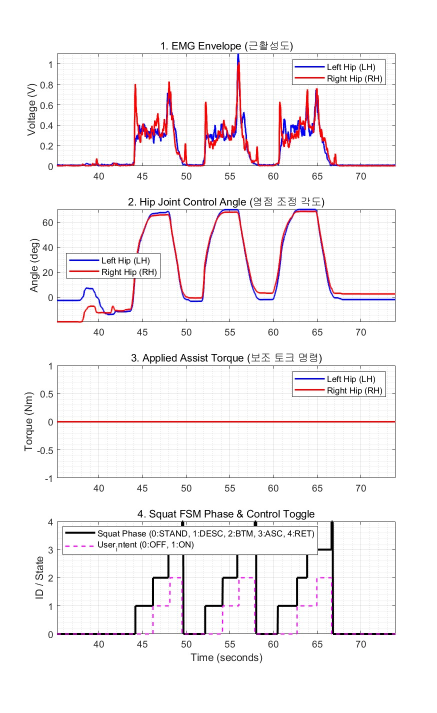
#> input picture HARfinal/PythonDecoder/notorque.jpg, 874 x 1425 px, found by its file name (shown at 1/2 size)
$ python merge_3plots.py
#> lines starting #> are read from the running program, lines starting #| are printed output that depends on the picture
"""
세 condition 의 plot 이미지를 라벨과 함께 가로로 병합.
출력: merged_conditions.png
"""

from PIL import Image, ImageDraw, ImageFont
import os

# 입력 ───────────────────────────────────────────────────────────
BASE = r"D:\HARfinal2\HARfinal\PythonDecoder"
IMG_PATHS = [
    os.path.join(BASE, "notorque.jpg"),
    os.path.join(BASE, "16B.jpg"),
    os.path.join(BASE, "16E.jpg"),
]
LABELS = [
    "No Torque",
    "max Torque = 6",
    "max Torque = 10",
]
OUT_PATH = os.path.join(BASE, "merged_conditions.png")

# 설정 ───────────────────────────────────────────────────────────
LABEL_HEIGHT = 80
LABEL_BG = (30, 60, 110)
LABEL_FG = (255, 255, 255)
GAP = 12
BG = (255, 255, 255)
FONT_SIZE = 48

def get_font(size):
#> called with size = 48
    for name in [
        "C:/Windows/Fonts/malgun.ttf",
        "C:/Windows/Fonts/arial.ttf",
        "C:/Windows/Fonts/calibri.ttf",
    ]:
        if os.path.exists(name):
            return ImageFont.truetype(name, size)
    return ImageFont.load_default()

font = get_font(FONT_SIZE)

# 이미지 로드 + 같은 높이로 정규화 ───────────────────────────────
images = [Image.open(p).convert("RGB") for p in IMG_PATHS]
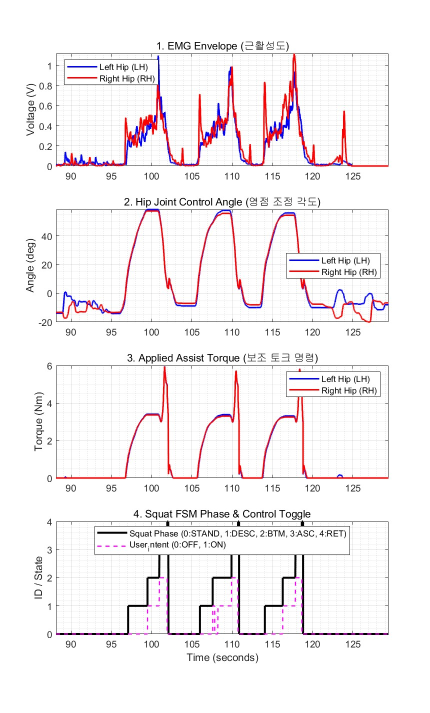
#> input picture HARfinal/PythonDecoder/16B.jpg, 859 x 1425 px, found by its file name (shown at 1/2 size)
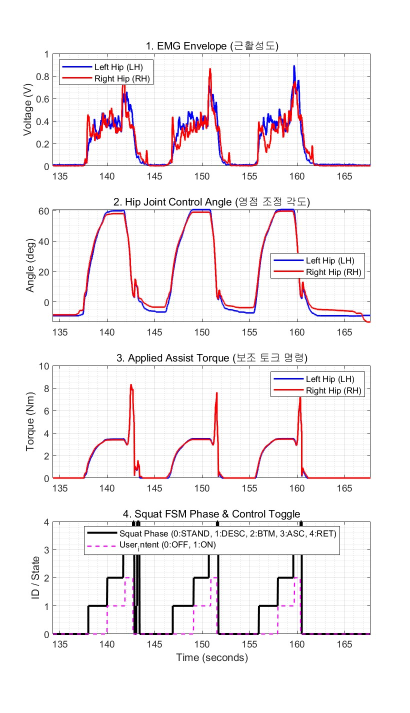
#> input picture HARfinal/PythonDecoder/16E.jpg, 819 x 1425 px, found by its file name (shown at 1/2 size)
#> images = 3 items
target_h = max(im.height for im in images)
#> target_h = 1425
resized = []
for im in images:
    if im.height != target_h:
        ratio = target_h / im.height
        new_w = int(im.width * ratio)
        im = im.resize((new_w, target_h), Image.LANCZOS)
    resized.append(im)
#> this loop made 3 passes
#> after the loop, resized = 3 items

# 캔버스 ─────────────────────────────────────────────────────────
total_w = sum(im.width for im in resized) + GAP * (len(resized) - 1)
#> total_w = 2576
total_h = LABEL_HEIGHT + target_h
#> total_h = 1505
canvas = Image.new("RGB", (total_w, total_h), BG)
#> canvas: PIL image 2576x1505 RGB; every value is 255
draw = ImageDraw.Draw(canvas)

x_offset = 0
for im, label in zip(resized, LABELS):
    draw.rectangle(
        [x_offset, 0, x_offset + im.width, LABEL_HEIGHT],
        fill=LABEL_BG
    )
    bbox = draw.textbbox((0, 0), label, font=font)
    text_w = bbox[2] - bbox[0]
    text_h = bbox[3] - bbox[1]
    tx = x_offset + (im.width - text_w) // 2
    ty = (LABEL_HEIGHT - text_h) // 2 - bbox[1]
    draw.text((tx, ty), label, fill=LABEL_FG, font=font)
    canvas.paste(im, (x_offset, LABEL_HEIGHT))
    x_offset += im.width + GAP
#> this loop made 3 passes
#> (label, bbox, text_w, tx, x_offset) on passes 1 to 3: ('No Torque', (0, 2, 49, 12), 49, 412, 886), ('max Torque = 6', (0, 2, 71, 12), 71, 1280, 1757), ('max Torque = 10', (0, 2, 77, 12), 77, 2128, 2588)
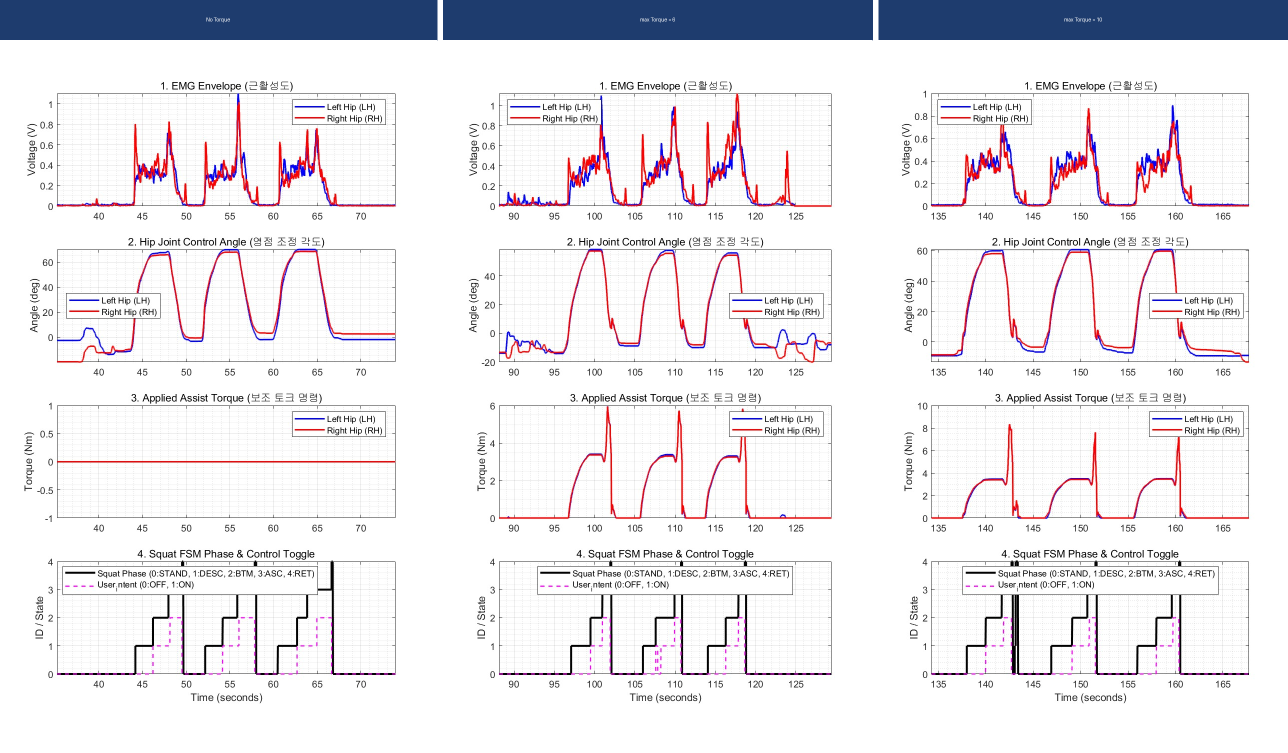
#> canvas: PIL image 2576x1505 RGB (shown at 1/2 size); mean R, G, B 234, 232.2, 236.3
#> after the loop, x_offset = 2588

canvas.save(OUT_PATH, dpi=(150, 150))
print(f"Saved: {OUT_PATH}")
print(f"Size: {canvas.size}")
#| Size: (2576, 1505)
